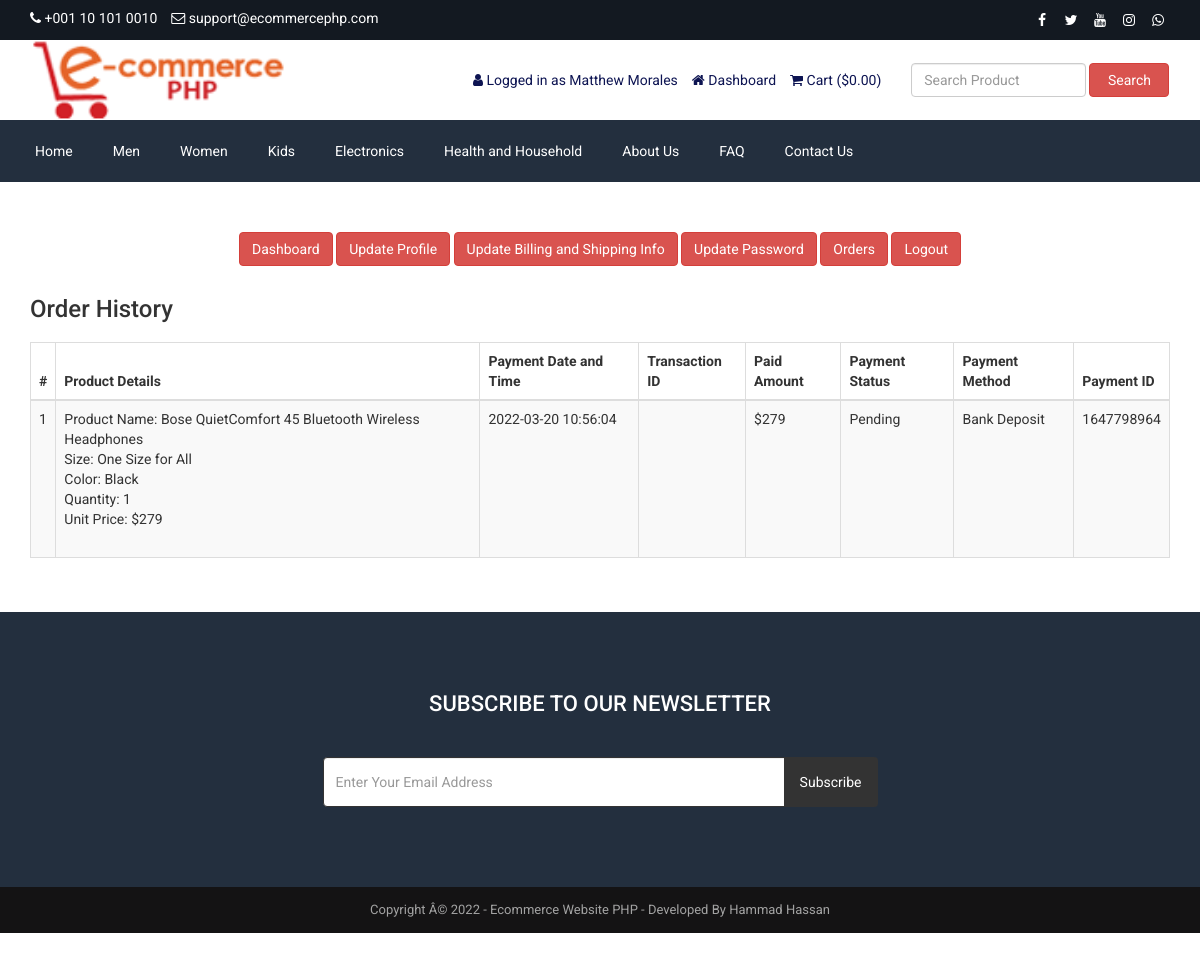
Page /customer-order.php (signed in) on the earlier database version.
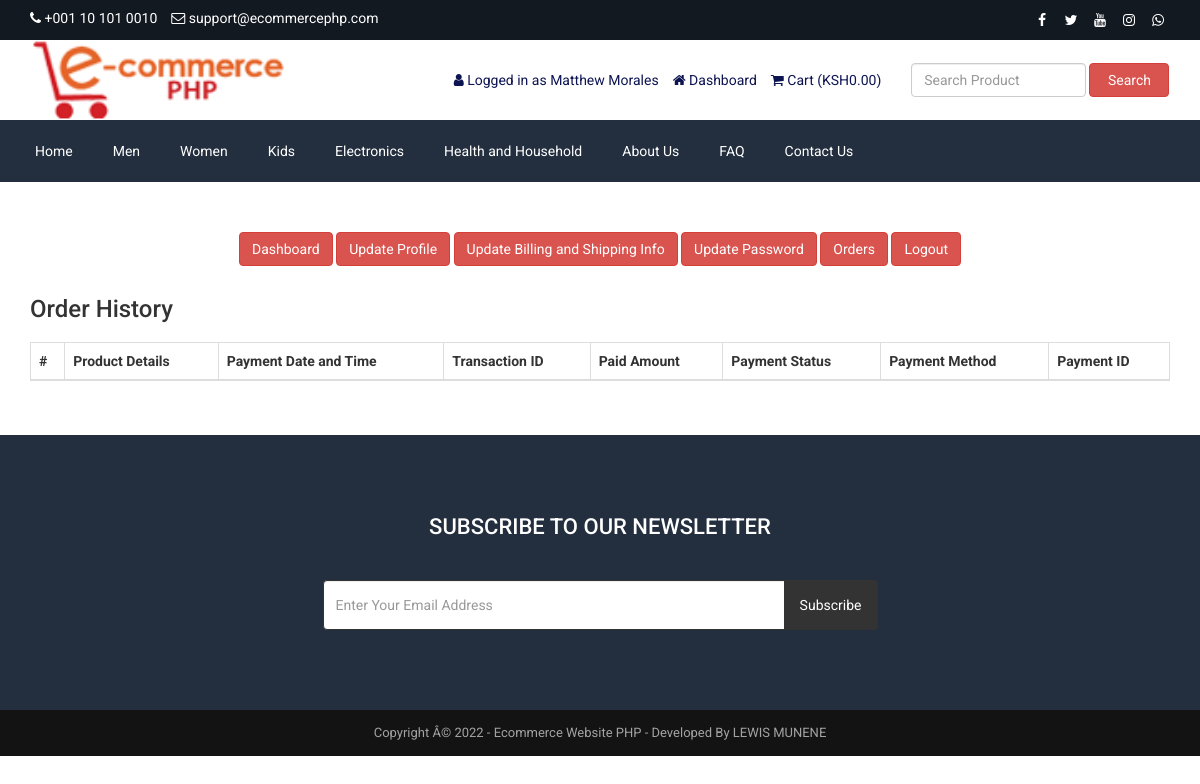
Same page on the later database version.
### tables this page shows
CREATE TABLE `tbl_settings` (
  `id` int(11) NOT NULL,
  `logo` varchar(255) NOT NULL,
  `favicon` varchar(255) NOT NULL,
  `footer_about` text NOT NULL,
  `footer_copyright` text NOT NULL,
  `contact_address` text NOT NULL,
  `contact_email` varchar(255) NOT NULL,
  `contact_phone` varchar(255) NOT NULL,
  `contact_fax` varchar(255) NOT NULL,
  `contact_map_iframe` text NOT NULL,
  `receive_email` varchar(255) NOT NULL,
  `receive_email_subject` varchar(255) NOT NULL,
  `receive_email_thank_you_message` text NOT NULL,
  `forget_password_message` text NOT NULL,
  `total_recent_post_footer` int(10) NOT NULL,
  `total_popular_post_footer` int(10) NOT NULL,
  `total_recent_post_sidebar` int(11) NOT NULL,
  `total_popular_post_sidebar` int(11) NOT NULL,
  `total_featured_product_home` int(11) NOT NULL,
  `total_latest_product_home` int(11) NOT NULL,
  `total_popular_product_home` int(11) NOT NULL,
  `meta_title_home` text NOT NULL,
  `meta_keyword_home` text NOT NULL,
  `meta_description_home` text NOT NULL,
  `banner_login` varchar(255) NOT NULL,
  `banner_registration` varchar(255) NOT NULL,
  `banner_forget_password` varchar(255) NOT NULL,
  `banner_reset_password` varchar(255) NOT NULL,
  `banner_search` varchar(255) NOT NULL,
  `banner_cart` varchar(255) NOT NULL,
  `banner_checkout` varchar(255) NOT NULL,
  `banner_product_category` varchar(255) NOT NULL,
  `banner_blog` varchar(255) NOT NULL,
  `cta_title` varchar(255) NOT NULL,
  `cta_content` text NOT NULL,
  `cta_read_more_text` varchar(255) NOT NULL,
  `cta_read_more_url` varchar(255) NOT NULL,
  `cta_photo` varchar(255) NOT NULL,
  `featured_product_title` varchar(255) NOT NULL,
  `featured_product_subtitle` varchar(255) NOT NULL,
  `latest_product_title` varchar(255) NOT NULL,
  `latest_product_subtitle` varchar(255) NOT NULL,
  `popular_product_title` varchar(255) NOT NULL,
  `popular_product_subtitle` varchar(255) NOT NULL,
  `testimonial_title` varchar(255) NOT NULL,
  `testimonial_subtitle` varchar(255) NOT NULL,
  `testimonial_photo` varchar(255) NOT NULL,
  `blog_title` varchar(255) NOT NULL,
  `blog_subtitle` varchar(255) NOT NULL,
  `newsletter_text` text NOT NULL,
  `paypal_email` varchar(255) NOT NULL,
  `stripe_public_key` varchar(255) NOT NULL,
  `stripe_secret_key` varchar(255) NOT NULL,
  `bank_detail` text NOT NULL,
  `before_head` text NOT NULL,
  `after_body` text NOT NULL,
  `before_body` text NOT NULL,
  `home_service_on_off` int(11) NOT NULL,
  `home_welcome_on_off` int(11) NOT NULL,
  `home_featured_product_on_off` int(11) NOT NULL,
  `home_latest_product_on_off` int(11) NOT NULL,
  `home_popular_product_on_off` int(11) NOT NULL,
  `home_testimonial_on_off` int(11) NOT NULL,
  `home_blog_on_off` int(11) NOT NULL,
  `newsletter_on_off` int(11) NOT NULL,
  `ads_above_welcome_on_off` int(1) NOT NULL,
  `ads_above_featured_product_on_off` int(1) NOT NULL,
  `ads_above_latest_product_on_off` int(1) NOT NULL,
  `ads_above_popular_product_on_off` int(1) NOT NULL,
  `ads_above_testimonial_on_off` int(1) NOT NULL,
  `ads_category_sidebar_on_off` int(1) NOT NULL
);

CREATE TABLE `tbl_social` (
  `social_id` int(11) NOT NULL,
  `social_name` varchar(30) NOT NULL,
  `social_url` varchar(255) NOT NULL,
  `social_icon` varchar(30) NOT NULL
);

CREATE TABLE `tbl_top_category` (
  `tcat_id` int(11) NOT NULL,
  `tcat_name` varchar(255) NOT NULL,
  `show_on_menu` int(1) NOT NULL
);

CREATE TABLE `tbl_page` (
  `id` int(11) NOT NULL,
  `about_title` varchar(255) NOT NULL,
  `about_content` text NOT NULL,
  `about_banner` varchar(255) NOT NULL,
  `about_meta_title` varchar(255) NOT NULL,
  `about_meta_keyword` text NOT NULL,
  `about_meta_description` text NOT NULL,
  `faq_title` varchar(255) NOT NULL,
  `faq_banner` varchar(255) NOT NULL,
  `faq_meta_title` varchar(255) NOT NULL,
  `faq_meta_keyword` text NOT NULL,
  `faq_meta_description` text NOT NULL,
  `blog_title` varchar(255) NOT NULL,
  `blog_banner` varchar(255) NOT NULL,
  `blog_meta_title` varchar(255) NOT NULL,
  `blog_meta_keyword` text NOT NULL,
  `blog_meta_description` text NOT NULL,
  `contact_title` varchar(255) NOT NULL,
  `contact_banner` varchar(255) NOT NULL,
  `contact_meta_title` varchar(255) NOT NULL,
  `contact_meta_keyword` text NOT NULL,
  `contact_meta_description` text NOT NULL,
  `pgallery_title` varchar(255) NOT NULL,
  `pgallery_banner` varchar(255) NOT NULL,
  `pgallery_meta_title` varchar(255) NOT NULL,
  `pgallery_meta_keyword` text NOT NULL,
  `pgallery_meta_description` text NOT NULL,
  `vgallery_title` varchar(255) NOT NULL,
  `vgallery_banner` varchar(255) NOT NULL,
  `vgallery_meta_title` varchar(255) NOT NULL,
  `vgallery_meta_keyword` text NOT NULL,
  `vgallery_meta_description` text NOT NULL
);

CREATE TABLE `tbl_payment` (
  `id` int(11) NOT NULL,
  `customer_id` int(11) NOT NULL,
  `customer_name` varchar(255) NOT NULL,
  `customer_email` varchar(255) NOT NULL,
  `payment_date` varchar(50) NOT NULL,
  `txnid` varchar(255) NOT NULL,
  `paid_amount` int(11) NOT NULL,
  `card_number` varchar(50) NOT NULL,
  `card_cvv` varchar(10) NOT NULL,
  `card_month` varchar(10) NOT NULL,
  `card_year` varchar(10) NOT NULL,
  `bank_transaction_info` text NOT NULL,
  `payment_method` varchar(20) NOT NULL,
  `payment_status` varchar(25) NOT NULL,
  `shipping_status` varchar(20) NOT NULL,
  `payment_id` varchar(255) NOT NULL
);

CREATE TABLE `tbl_order` (
  `id` int(11) NOT NULL,
  `product_id` int(11) NOT NULL,
  `product_name` varchar(255) NOT NULL,
  `size` varchar(100) NOT NULL,
  `color` varchar(100) NOT NULL,
  `quantity` varchar(50) NOT NULL,
  `unit_price` varchar(50) NOT NULL,
  `payment_id` varchar(255) NOT NULL
);

### customer-order.php (the view, shortened to what the rows shown need)
<?php require_once('header.php'); ?>
<div class="page">
    <div class="container">
        <div class="row">
            <div class="col-md-12">
                <div class="user-content">
                    <div class="table-responsive">
                        <table class="table table-bordered table-striped table-hover">
                            <thead>
                                <tr>
                                    <th><?php echo '#' ?></th>
                                    <th><?php echo LANG_VALUE_48; ?></th>
                                    <th><?php echo LANG_VALUE_27; ?></th>
                                    <th><?php echo LANG_VALUE_28; ?></th>
                                    <th><?php echo LANG_VALUE_29; ?></th>
                                    <th><?php echo LANG_VALUE_30; ?></th>
                                    <th><?php echo LANG_VALUE_31; ?></th>
                                    <th><?php echo LANG_VALUE_32; ?></th>
                                </tr>
                            </thead>
                            <tbody>
            <?php
            $limit = 10;
            $page = @$_GET['page'];
            if($page)
                $start = ($page - 1) * $limit;
            else
                $start = 0;
            $statement = $pdo->prepare("SELECT * FROM tbl_payment WHERE customer_email=? ORDER BY id DESC LIMIT $start, $limit");
            $statement->execute(array($_SESSION['customer']['cust_email']));
            $result = $statement->fetchAll(PDO::FETCH_ASSOC);
            if ($page == 0) $page = 1;
            ?>
                                <?php
                                $tip = $page*10-10;
                                foreach ($result as $row) {
                                    $tip++;
                                    ?>
                                    <tr>
                                        <td><?php echo $tip; ?></td>
                                        <td>
                                            <?php
                                            $statement1 = $pdo->prepare("SELECT * FROM tbl_order WHERE payment_id=?");
                                            $statement1->execute(array($row['payment_id']));
                                            $result1 = $statement1->fetchAll(PDO::FETCH_ASSOC);
                                            foreach ($result1 as $row1) {
                                                echo 'Product Name: '.$row1['product_name'];
                                                echo '<br>Size: '.$row1['size'];
                                                echo '<br>Color: '.$row1['color'];
                                                echo '<br>Quantity: '.$row1['quantity'];
                                                echo '<br>Unit Price: $'.$row1['unit_price'];
                                                echo '<br><br>';
                                            }
                                            ?>
                                        </td>
                                        <td><?php echo $row['payment_date']; ?></td>
                                        <td><?php echo $row['txnid']; ?></td>
                                        <td><?php echo '$'.$row['paid_amount']; ?></td>
                                        <td><?php echo $row['payment_status']; ?></td>
                                        <td><?php echo $row['payment_method']; ?></td>
                                        <td><?php echo $row['payment_id']; ?></td>
                                    </tr>
                                    <?php
                                }
                                ?>
                            </tbody>
                        </table>
                </div>
            </div>
        </div>
    </div>
</div>
<?php require_once('footer.php'); ?>

### header.php (shortened to what the rows shown need)
<?php
include("admin/inc/config.php");
$statement = $pdo->prepare("SELECT * FROM tbl_settings WHERE id=1");
$statement->execute();
$result = $statement->fetchAll(PDO::FETCH_ASSOC);
foreach ($result as $row)
{
	$logo = $row['logo'];
	$contact_email = $row['contact_email'];
	$contact_phone = $row['contact_phone'];
}
$current_date_time = date('Y-m-d H:i:s');
$statement = $pdo->prepare("SELECT * FROM tbl_payment WHERE payment_status=?");
$statement->execute(array('Pending'));
$result = $statement->fetchAll(PDO::FETCH_ASSOC);
foreach ($result as $row) {
	$ts1 = strtotime($row['payment_date']);
	$ts2 = strtotime($current_date_time);
	$diff = $ts2 - $ts1;
	$time = $diff/(3600);
	if($time>24) {
		$statement1 = $pdo->prepare("SELECT * FROM tbl_order WHERE payment_id=?");
		$statement1->execute(array($row['payment_id']));
		$result1 = $statement1->fetchAll(PDO::FETCH_ASSOC);
	}
}
?>
<!DOCTYPE html>
<html lang="en">
<head>
	<link rel="stylesheet" href="assets/css/bootstrap.min.css">
	<link rel="stylesheet" href="assets/css/font-awesome.min.css">
	<link rel="stylesheet" href="assets/css/owl.carousel.min.css">
	<link rel="stylesheet" href="assets/css/owl.theme.default.min.css">
	<link rel="stylesheet" href="assets/css/jquery.bxslider.min.css">
    <link rel="stylesheet" href="assets/css/magnific-popup.css">
    <link rel="stylesheet" href="assets/css/rating.css">
	<link rel="stylesheet" href="assets/css/spacing.css">
	<link rel="stylesheet" href="assets/css/bootstrap-touch-slider.css">
	<link rel="stylesheet" href="assets/css/animate.min.css">
	<link rel="stylesheet" href="assets/css/tree-menu.css">
	<link rel="stylesheet" href="assets/css/select2.min.css">
	<link rel="stylesheet" href="assets/css/main.css">
	<link rel="stylesheet" href="assets/css/responsive.css">
	<?php
	$statement = $pdo->prepare("SELECT * FROM tbl_page WHERE id=1");
	$statement->execute();
	$result = $statement->fetchAll(PDO::FETCH_ASSOC);
		?>
</head>
<body>
<div class="top">
	<div class="container">
		<div class="row">
			<div class="col-md-6 col-sm-6 col-xs-12">
				<div class="left">
					<ul>
						<li><i class="fa fa-phone"></i> <?php echo $contact_phone; ?></li>
						<li><i class="fa fa-envelope-o"></i> <?php echo $contact_email; ?></li>
					</ul>
				</div>
			</div>
			<div class="col-md-6 col-sm-6 col-xs-12">
				<div class="right">
					<ul>
						<?php
						$statement = $pdo->prepare("SELECT * FROM tbl_social");
						$statement->execute();
						$result = $statement->fetchAll(PDO::FETCH_ASSOC);
						foreach ($result as $row) {
							?>
							<?php if($row['social_url'] != ''): ?>
							<li><a href="<?php echo $row['social_url']; ?>"><i class="<?php echo $row['social_icon']; ?>"></i></a></li>
							<?php endif; ?>
							<?php
						}
						?>
					</ul>
				</div>
			</div>
		</div>
	</div>
</div>
<div class="header">
	<div class="container">
		<div class="row inner">
			<div class="col-md-4 logo">
				<a href="index.php"><img src="assets/uploads/<?php echo $logo; ?>" alt="logo image"></a>
			</div>
		</div>
	</div>
</div>
<div class="nav">
	<div class="container">
		<div class="row">
			<div class="col-md-12 pl_0 pr_0">
				<div class="menu-container">
					<div class="menu">
						<ul>
							<?php
							$statement = $pdo->prepare("SELECT * FROM tbl_top_category WHERE show_on_menu=1");
							$statement->execute();
							$result = $statement->fetchAll(PDO::FETCH_ASSOC);
							foreach ($result as $row) {
								?>
								<li><a href="product-category.php?id=<?php echo $row['tcat_id']; ?>&type=top-category"><?php echo $row['tcat_name']; ?></a>
								</li>
								<?php
							}
							?>
							<?php
							$statement = $pdo->prepare("SELECT * FROM tbl_page WHERE id=1");
							$statement->execute();
							$result = $statement->fetchAll(PDO::FETCH_ASSOC);
							foreach ($result as $row) {
								$about_title = $row['about_title'];
								$faq_title = $row['faq_title'];
								$contact_title = $row['contact_title'];
							}
							?>
							<li><a href="about.php"><?php echo $about_title; ?></a></li>
							<li><a href="faq.php"><?php echo $faq_title; ?></a></li>
							<li><a href="contact.php"><?php echo $contact_title; ?></a></li>
						</ul>
					</div>
				</div>
			</div>
		</div>
	</div>
</div>

### footer.php (shortened to what the rows shown need)
<?php
$statement = $pdo->prepare("SELECT * FROM tbl_settings WHERE id=1");
$statement->execute();
$result = $statement->fetchAll(PDO::FETCH_ASSOC);
foreach ($result as $row)
{
	$footer_copyright = $row['footer_copyright'];
    $newsletter_on_off = $row['newsletter_on_off'];
}
?>
<?php if($newsletter_on_off == 1): ?>
<section class="home-newsletter">
	<div class="container">
		<div class="row">
			<div class="col-md-6 col-md-offset-3">
				<div class="single">
				<form action="" method="post">
					<h2><?php echo LANG_VALUE_93; ?></h2>
				</div>
			</div>
		</div>
	</div>
</section>
<?php endif; ?>
<div class="footer-bottom">
	<div class="container">
		<div class="row">
			<div class="col-md-12 copyright">
				<?php echo $footer_copyright; ?>
			</div>
		</div>
	</div>
</div>
</body>
</html>

Differences in the rows shown:
removed tbl_payment: payment_date "2022-03-20 10:56:04", paid_amount "279", payment_status "Pending", payment_method "Bank Deposit", payment "1647798964"
removed tbl_order: product_name "Bose QuietComfort 45 Bluetooth Wireless Headphones", size "One Size for All", color "Black", quantity "1", unit_price "279"
changed tbl_settings "support@ecommercephp.com": footer_copyright "Copyright Â© 2022 - Ecommerce Website PHP - Developed By Hammad Hassan" → "Copyright Â© 2022 - Ecommerce Website PHP - Developed By LEWIS MUNENE"
Other differences:
LANG_VALUE_1: "$" → "KSH"
